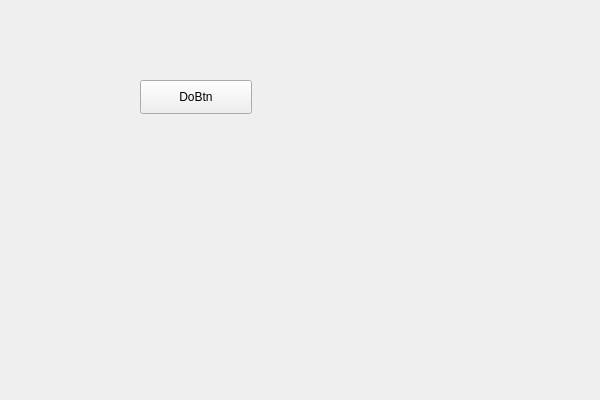
<?xml version="1.0" encoding="UTF-8"?>
<ui version="4.0">
 <class>QtWidgetsApplication12Class</class>
 <widget class="QWidget" name="QtWidgetsApplication12Class">
  <property name="geometry">
   <rect>
    <x>0</x>
    <y>0</y>
    <width>600</width>
    <height>400</height>
   </rect>
  </property>
  <property name="windowTitle">
   <string>QtWidgetsApplication12</string>
  </property>
  <widget class="QPushButton" name="DoBtn">
   <property name="geometry">
    <rect>
     <x>140</x>
     <y>80</y>
     <width>112</width>
     <height>34</height>
    </rect>
   </property>
   <property name="text">
    <string>DoBtn</string>
   </property>
  </widget>
 </widget>
 <layoutdefault spacing="6" margin="11"/>
 <resources>
  <include location="QtWidgetsApplication12.qrc"/>
 </resources>
 <connections/>
</ui>
